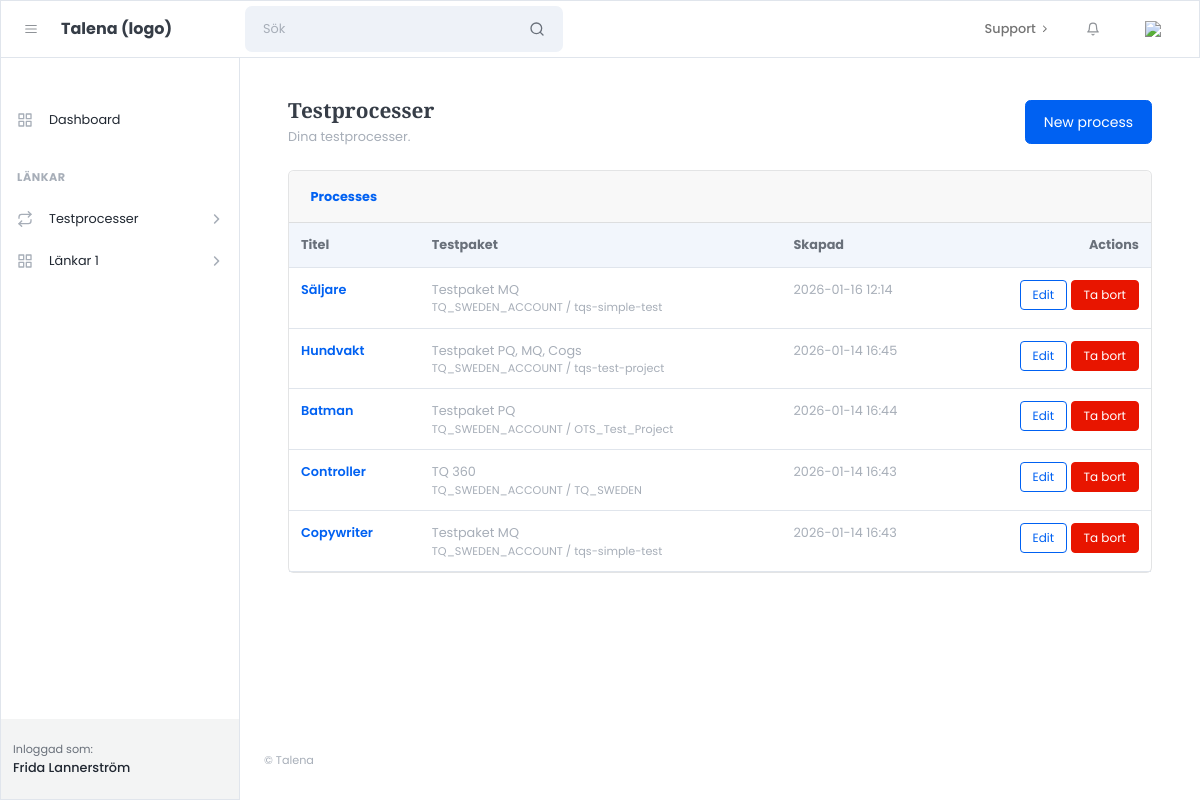
The app's page /processes/ (signed in), older data.
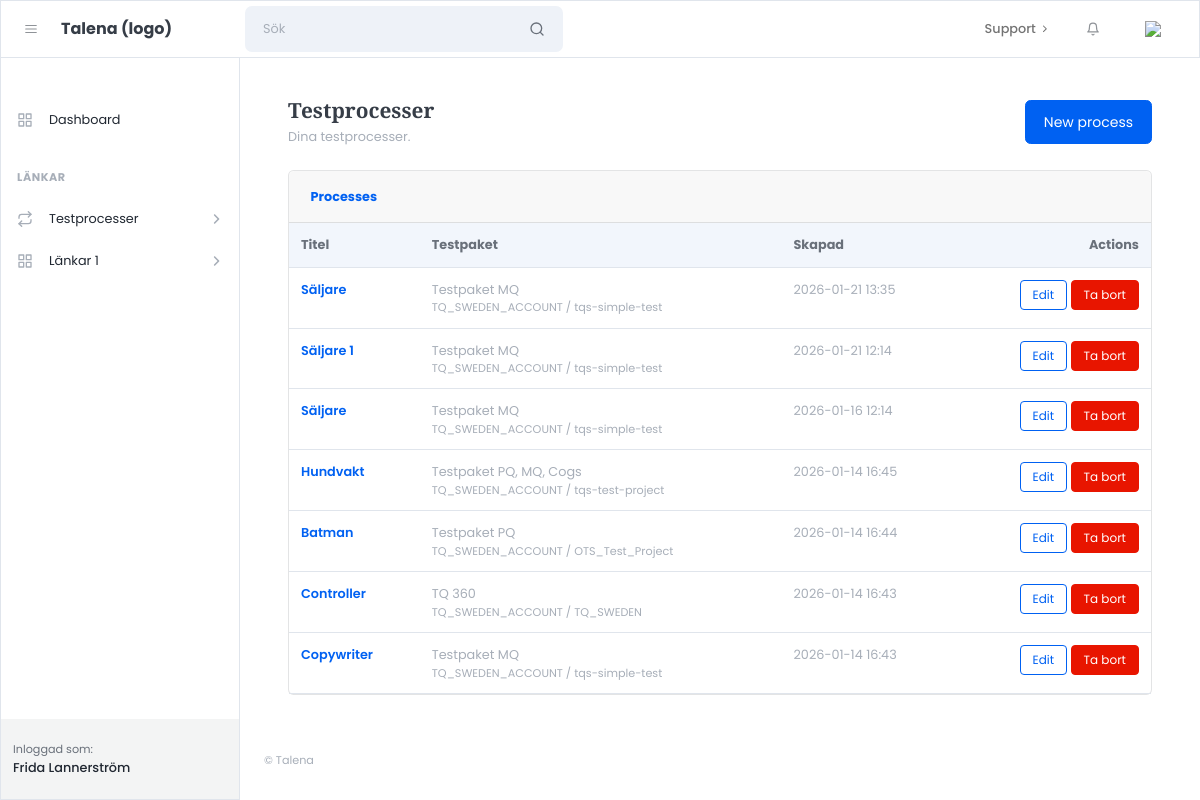
The same page, newer data.
### apps/processes/models.py (models this page shows, shortened)
class TestProcess(models.Model):
    name = models.CharField(max_length=255)
    provider = models.CharField(max_length=50, default="sova")
    account_code = models.CharField(max_length=255)
    project_code = models.CharField(max_length=255)
    project_name_snapshot = models.CharField(max_length=255, blank=True, default="")
    job_title = models.CharField(max_length=255, blank=True, default="")
    job_location = models.CharField(max_length=255, blank=True, default="")
    notes = models.TextField(blank=True, default="")
    self_registration_token = models.UUIDField(
        default=uuid.uuid4,
        unique=True,
        editable=False,
        db_index=True,
    )
    created_by = models.ForeignKey(
        settings.AUTH_USER_MODEL,
        on_delete=models.CASCADE,
        related_name="test_processes",
    )
    created_at = models.DateTimeField(auto_now_add=True)
    class Meta:
        ordering = ["-created_at"]

### apps/processes/views.py (the view)
# urls.py: path("", views.process_list, name="process_list"),
@login_required
def process_list(request):
    processes = TestProcess.objects.filter(created_by=request.user)
    return render(request, "customer/processes/process_list.html", {"processes": processes})

### templates/customer/processes/process_list.html (shortened to what this page needs)
{% extends "customer/core/layouts/customer_base.html" %}
{% block content %}
<div class="container-fluid px-4">
  <div class="d-flex align-items-center justify-content-between mb-4">
    <div>
      <h1 class="h3 mb-1">Testprocesser</h1>
      <div class="text-muted">Dina testprocesser.</div>
    </div>
    <a class="btn btn-primary" href="{% url 'processes:process_create' %}">New process</a>
  </div>
  <div class="card">
    <div class="card-header"><strong>Processes</strong></div>
    <div class="card-body p-0">
      <div class="table-responsive">
        <table class="table mb-0">
          <thead class="bg-light">
            <tr>
              <th>Titel</th>
              <th>Testpaket</th>
              <th>Skapad</th>
              <th class="text-end">Actions</th>
            </tr>
          </thead>
          <tbody>
            {% for p in processes %}
              <tr>
                <td class="fw-semibold">
  <a href="{% url 'processes:process_detail' p.id %}">{{ p.name }}</a>
</td>
                <td class="text-muted">
                  {{ p.project_name_snapshot }}
                  <div class="small text-muted">{{ p.account_code }} / {{ p.project_code }}</div>
                </td>
                <td class="text-muted">{{ p.created_at|date:"Y-m-d H:i" }}</td>
                <td class="text-end">
                  <a class="btn btn-sm btn-outline-primary"
                    href="{% url 'processes:process_update' p.id %}">
                    Edit
                  </a>
                  <form method="post"
      action="{% url 'processes:process_delete' p.id %}"
      style="display:inline;"
      onsubmit="return confirm('Är du säker på att du vill ta bort denna process?');">
  <button type="submit" class="btn btn-sm btn-danger">
    Ta bort
  </button>
</form>
                </td>
              </tr>
            {% empty %}
              <tr>
                <td colspan="4" class="p-4 text-muted">No processes yet. Click “New process”.</td>
              </tr>
            {% endfor %}
          </tbody>
        </table>
      </div>
    </div>
  </div>
</div>
{% endblock %}

Row changes from the older to the newer data that the page shows:
added TestProcess: name "Säljare", project_name_snapshot "Testpaket MQ", account_code "TQ_SWEDEN_ACCOUNT", project_code "tqs-simple-test", created_at "2026-01-21 13:35"
added TestProcess: name "Säljare 1", project_name_snapshot "Testpaket MQ", account_code "TQ_SWEDEN_ACCOUNT", project_code "tqs-simple-test", created_at "2026-01-21 12:14"
